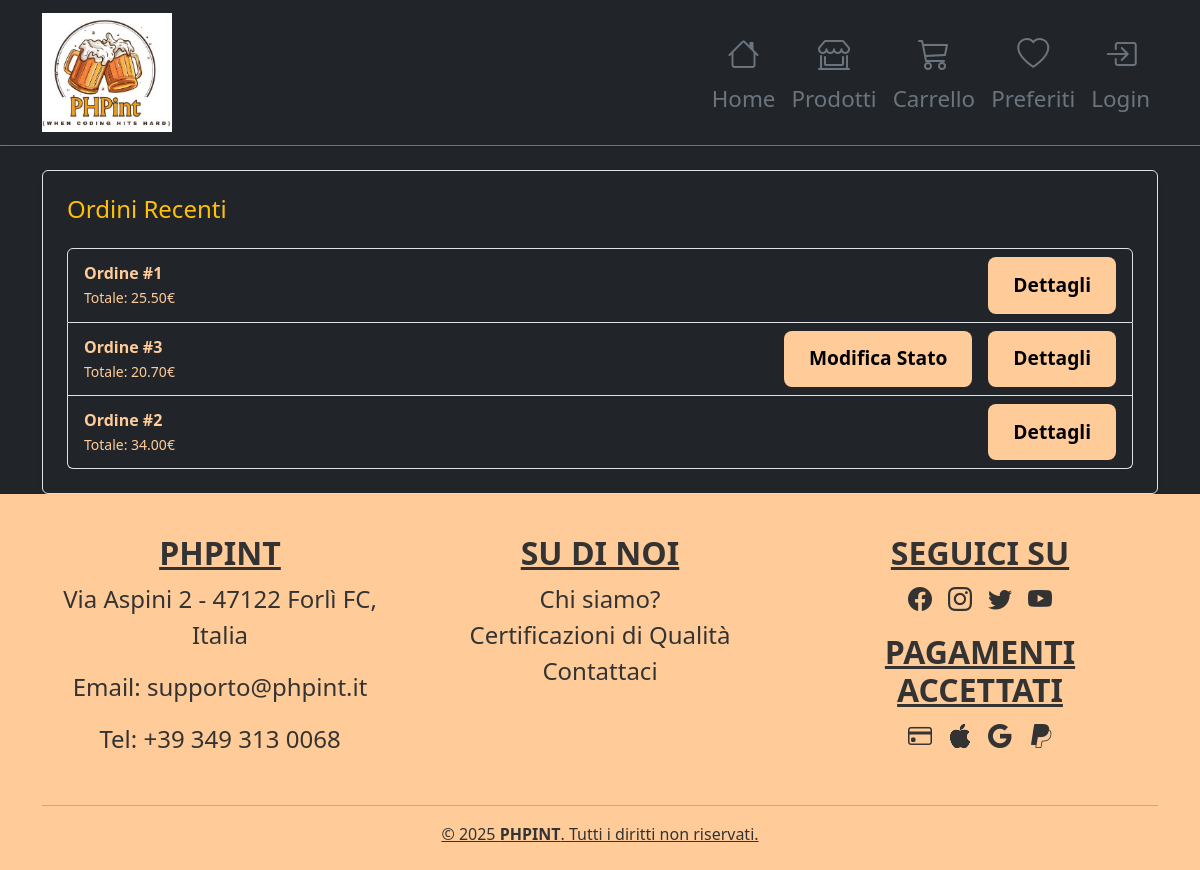
Screenshot of /storicoordini.php with the database file from the repository.
### tables this page shows
CREATE TABLE ORDINE (
    username VARCHAR(50) NOT NULL,
    codiceOrdine INT NOT NULL,
    dataOrdine DATE NOT NULL,
    dataSpedizione DATE,
    dataArrivo DATE,
    dataPrevista DATE NOT NULL,
    stato VARCHAR(50) NOT NULL,
    totale DECIMAL(10, 2) NOT NULL,
    tipoPagamento VARCHAR(50) NOT NULL,
    indirizzo VARCHAR(255) NOT NULL,
    citta VARCHAR(50) NOT NULL,
    cap CHAR(5) NOT NULL,
    note TEXT,
    tipo VARCHAR(50) NOT NULL,
    scontoUsato INT,
    CONSTRAINT ID_ORDINE_ID PRIMARY KEY (username, codiceOrdine)
);

### storicoordini.php (called while the page is built)
<?php
require_once 'bootstrap.php';
$templateParams["titolo"] = "PHPint - Storico Ordini";
$templateParams["nome"] = "orderhistory.php";
$templateParams["ordini"] = $dbh->getAllOrders();
require 'template/base.php';

### db/database.php (called while the page is built, shortened)
<?php
class DatabaseHelper
{
    private $db;
    public function __construct($servername, $username, $password, $dbname, $port)
    {
        $this->db = new mysqli($servername, $username, $password, $dbname, $port);
    }
    public function getAllOrders()
    {
        $query = "SELECT * FROM ORDINE";
        $stmt = $this->db->prepare($query);
        $stmt->execute();
        $result = $stmt->get_result();
        return $result->fetch_all(MYSQLI_ASSOC);
    }
}

### bootstrap.php (called while the page is built, shortened)
<?php
require_once("db/database.php");
$dbh = new DatabaseHelper("localhost", "root", "", "er_2phpint", 3307);

### template/orderhistory.php (the view, shortened to what this page needs)
<main>
    <div class="container mt-4">
        <div class="border rounded p-4 shadow-sm bg-dark">
            <h4 class="text-warning mb-4">Ordini Recenti</h4>
            <ul class="list-group">
                <?php foreach ($templateParams["ordini"] as $order): ?>
                    <li class="list-group-item bg-dark  d-flex justify-content-between align-items-center ">
                        <span>
                            <strong>Ordine #<?php echo $order["codiceOrdine"]; ?></strong><br />
                            <small>Totale: <?php echo $order["totale"]; ?>€</small>
                        </span>
                        <div class="d-flex flex-column flex-md-row align-items-center">
                            <?php if ($order["dataArrivo"] === NULL): ?>
                                <button
                                    class="btn btn-sm me-md-2 mb-2 mb-md-0"
                                    data-bs-toggle="modal"
                                    data-bs-target="#modificaStatoModal-<?php echo $order['codiceOrdine']; ?>">
                                    Modifica Stato
                                </button>
                            <?php endif; ?>
                            <form action="dettagliordine.php" method="POST" class="ms-md-2">
                                <button type="submit" class="btn btn-sm ">Dettagli</button>
                            </form>
                        </div>
                    </li>
                <?php endforeach; ?>
            </ul>
        </div>
    </div>
</main>

### css/base_style.css (style rules this page uses)
body { display: flex; flex-direction: column; color: #FFCC99; min-height: 100vh; margin: 0; background-color: #333333; }
main, main label { flex-grow: 1; color: #FFCC99; }
.list-group-item { color: #FFCC99; }
button.btn { background-color: #FFCC99; color: #000; border-radius: 8px; font-weight: 700; font-size: 1.2rem; padding: 0.8rem 1.5rem; transition: background-color 0.3s ease, transform 0.2s ease; }

### rows the page displays
ordine: codiceOrdine "1", totale "25.50"
ordine: codiceOrdine "3", totale "20.70"
ordine: codiceOrdine "2", totale "34.00"
